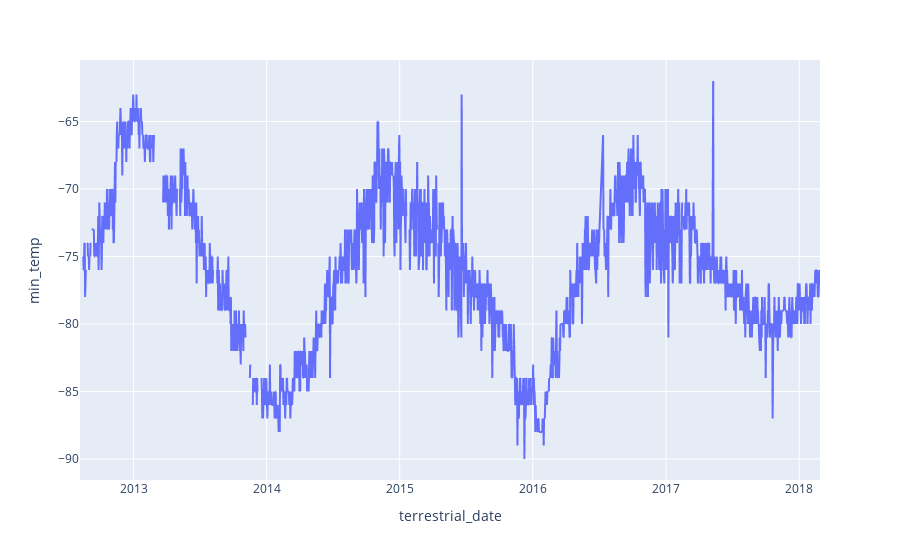

Notebook code cell kept with this figure:
### Code cell
# Plot a line chart the daily minimum temp
# note: you do not need to modify the dataframe 
# use the original one you loaded at the beginning of the milestone.
pl.line(df, x = 'terrestrial_date', y ='min_temp' )

### Figure 1 — Plotly figure (JSON) as saved in the notebook; plotly's stock layout.template omitted (floating-point values rounded to 4 significant figures; data arrays with more than 128 entries replaced by an {"elided": "..."} marker saying what was removed)
{"data": [{"hovertemplate": "terrestrial_date=%{x}<br>min_temp=%{y}<extra></extra>", "legendgroup": "", "line": {"color": "#636efa", "dash": "solid"}, "marker": {"symbol": "circle"}, "mode": "lines", "name": "", "showlegend": false, "type": "scattergl", "x": {"elided": "1894 str values"}, "xaxis": "x", "y": {"elided": "1894 int values"}, "yaxis": "y"}], "layout": {"autosize": true, "legend": {"tracegroupgap": 0}, "margin": {"t": 60}, "xaxis": {"anchor": "y", "autorange": true, "domain": [0, 1], "range": ["2012-08-07", "2018-02-27"], "title": {"text": "terrestrial_date"}, "type": "date"}, "yaxis": {"anchor": "x", "autorange": true, "domain": [0, 1], "range": [-91.56, -60.44], "title": {"text": "min_temp"}, "type": "linear"}}}
